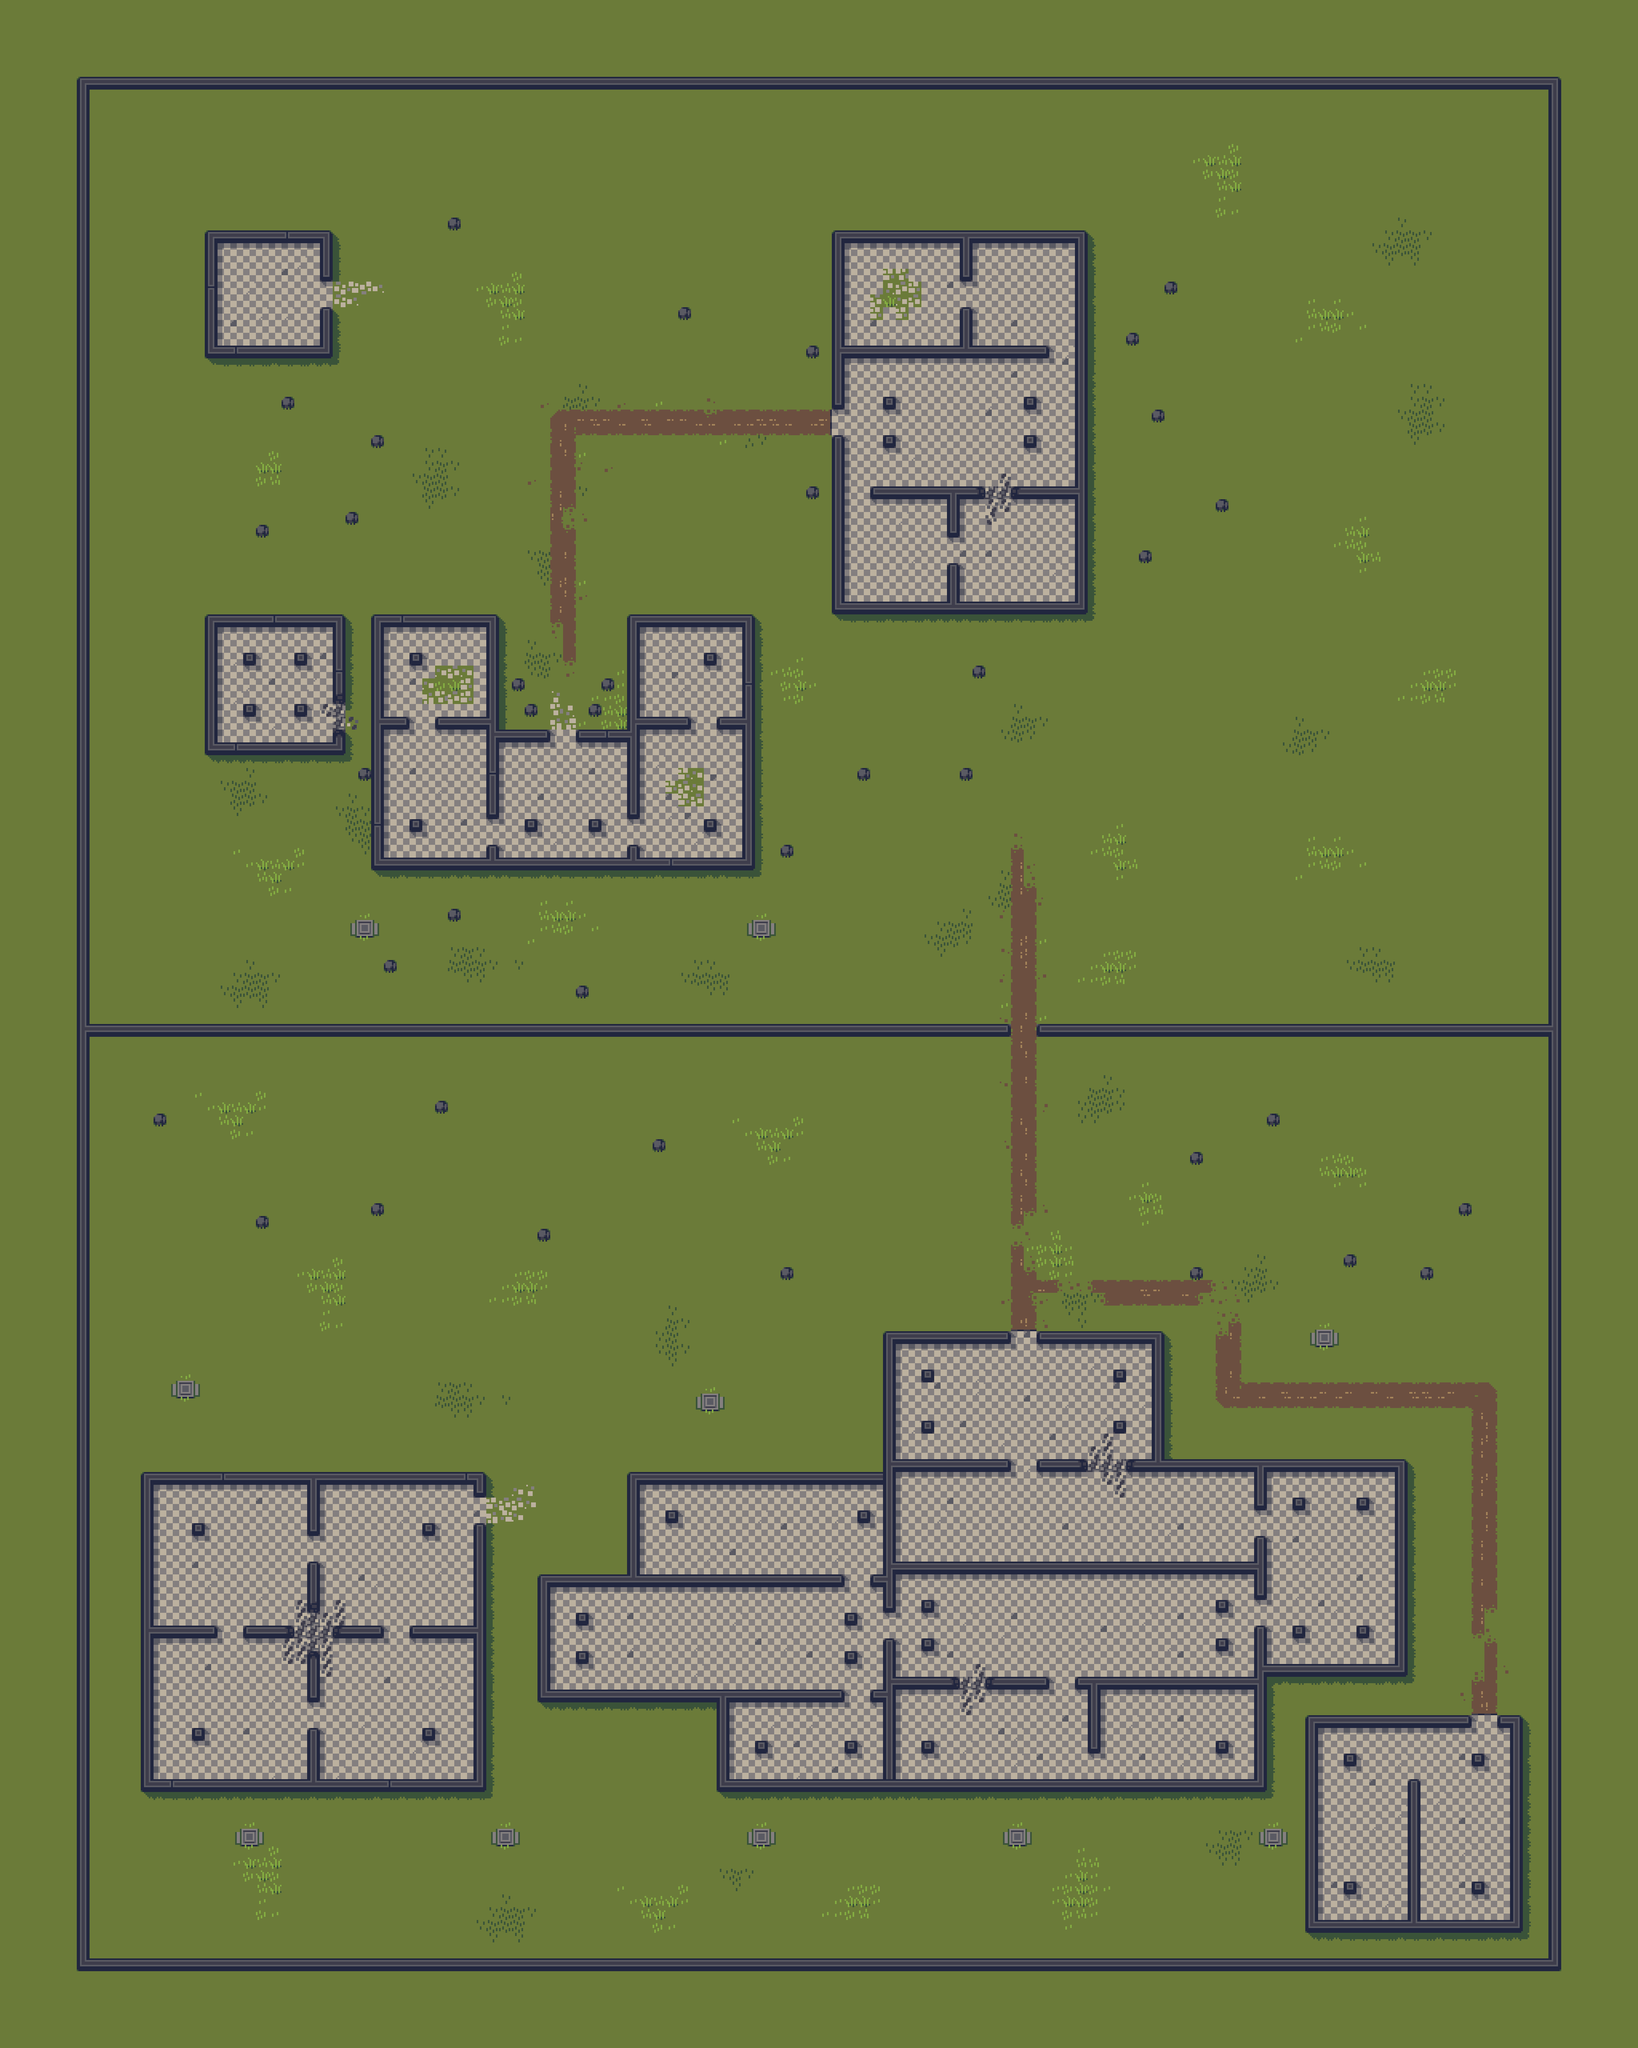

A 2D game scene composited from a Tiled map and its tileset images. What follows is a short description and the map's XML, with each tile layer's data collapsed to a summary:
An orthogonal 128x160 tile map with 32x32 px tiles, 3 tile layers (Grass, Floors, Walls) and 281 objects (179x Wall, 30x A, 22x B, 14x Door, 13x 0, ...).

<map version="1.5" tiledversion="1.7.2" orientation="orthogonal" renderorder="right-down" width="128" height="160" tilewidth="32" tileheight="32" infinite="0" nextlayerid="7" nextobjectid="387">
 <tileset firstgid="1" source="jawbreaker_tiles.tsx" />
 <layer id="3" name="Grass" width="128" height="160">
  <data>[20480 cells, 20480 non-empty, 13 distinct tile ids]</data>
 </layer>
 <layer id="1" name="Floors" width="128" height="160">
  <data>[20480 cells, 4049 non-empty, 40 distinct tile ids]</data>
 </layer>
 <layer id="2" name="Walls" width="128" height="160">
  <data>[20480 cells, 2101 non-empty, 40 distinct tile ids]</data>
 </layer>
 <objectgroup id="4" name="obstacles" locked="1">
  <object id="6" name="Wall" x="512" y="576" width="320" height="32" />
  <object id="8" name="Wall" x="512" y="864" width="320" height="32" />
  <object id="10" name="Wall" x="512" y="608" width="32" height="256" />
  <object id="12" name="Wall" x="800" y="608" width="32" height="96" />
  <object id="13" name="Wall" x="800" y="768" width="32" height="96" />
  <object id="15" name="Wall" x="1120" y="544" width="32" height="32" />
  <object id="16" name="Wall" x="1696" y="768" width="32" height="32" />
  <object id="17" name="Wall" x="2016" y="864" width="32" height="32" />
  <object id="18" name="Wall" x="2080" y="576" width="640" height="32" />
  <object id="19" name="Wall" x="2080" y="608" width="32" height="256" />
  <object id="20" name="Wall" x="2080" y="864" width="544" height="32" />
  <object id="21" name="Wall" x="2400" y="608" width="32" height="96" />
  <object id="22" name="Wall" x="2400" y="768" width="32" height="96" />
  <object id="31" name="Wall" x="2688" y="608" width="32" height="896" />
  <object id="32" name="Wall" x="2080" y="896" width="32" height="128" />
  <object id="33" name="Wall" x="2208" y="992" width="32" height="32" />
  <object id="34" name="Wall" x="2560" y="992" width="32" height="32" />
  <object id="35" name="Wall" x="2208" y="1088" width="32" height="32" />
  <object id="36" name="Wall" x="2560" y="1088" width="32" height="32" />
  <object id="37" name="Wall" x="2080" y="1088" width="32" height="416" />
  <object id="38" name="Wall" x="2176" y="1216" width="288" height="32" />
  <object id="39" name="Wall" x="2528" y="1216" width="160" height="32" />
  <object id="40" name="Wall" x="2368" y="1248" width="32" height="96" />
  <object id="41" name="Wall" x="2368" y="1408" width="32" height="96" />
  <object id="42" name="Wall" x="2080" y="1504" width="640" height="32" />
  <object id="43" name="Wall" x="704" y="992" width="32" height="32" />
  <object id="44" name="Wall" x="928" y="1088" width="32" height="32" />
  <object id="45" name="Wall" x="640" y="1312" width="32" height="32" />
  <object id="46" name="Wall" x="864" y="1280" width="32" height="32" />
  <object id="47" name="Wall" x="512" y="1536" width="352" height="32" />
  <object id="48" name="Wall" x="512" y="1568" width="32" height="288" />
  <object id="49" name="Wall" x="832" y="1568" width="32" height="192" />
  <object id="50" name="Wall" x="832" y="1824" width="32" height="32" />
  <object id="51" name="Wall" x="512" y="1856" width="352" height="32" />
  <object id="54" name="Wall" x="896" y="1920" width="32" height="32" />
  <object id="55" name="Wall" x="2016" y="1216" width="32" height="32" />
  <object id="56" name="Wall" x="2912" y="704" width="32" height="32" />
  <object id="57" name="Wall" x="2816" y="832" width="32" height="32" />
  <object id="58" name="Wall" x="2880" y="1024" width="32" height="32" />
  <object id="59" name="Wall" x="3040" y="1248" width="32" height="32" />
  <object id="60" name="Wall" x="2848" y="1376" width="32" height="32" />
  <object id="61" name="Wall" x="2432" y="1664" width="32" height="32" />
  <object id="62" name="Wall" x="2400" y="1920" width="32" height="32" />
  <object id="63" name="Wall" x="2144" y="1920" width="32" height="32" />
  <object id="64" name="Wall" x="1952" y="2112" width="32" height="32" />
  <object id="65" name="Wall" x="1440" y="2464" width="32" height="32" />
  <object id="66" name="Wall" x="1120" y="2272" width="32" height="32" />
  <object id="67" name="Wall" x="960" y="2400" width="32" height="32" />
  <object id="68" name="Wall" x="608" y="1632" width="32" height="32" />
  <object id="69" name="Wall" x="736" y="1632" width="32" height="32" />
  <object id="70" name="Wall" x="608" y="1760" width="32" height="32" />
  <object id="71" name="Wall" x="736" y="1760" width="32" height="32" />
  <object id="72" name="Wall" x="928" y="1536" width="320" height="32" />
  <object id="74" name="Wall" x="928" y="1568" width="32" height="576" />
  <object id="75" name="Wall" x="960" y="1792" width="64" height="32" />
  <object id="76" name="Wall" x="1088" y="1792" width="128" height="32" />
  <object id="77" name="Wall" x="1216" y="1568" width="32" height="480" />
  <object id="78" name="Wall" x="1248" y="1824" width="128" height="32" />
  <object id="79" name="Wall" x="1440" y="1824" width="128" height="32" />
  <object id="80" name="Wall" x="1568" y="1536" width="320" height="32" />
  <object id="81" name="Wall" x="1568" y="1568" width="32" height="480" />
  <object id="82" name="Wall" x="1600" y="1792" width="128" height="32" />
  <object id="83" name="Wall" x="1792" y="1792" width="64" height="32" />
  <object id="84" name="Wall" x="1856" y="1568" width="32" height="576" />
  <object id="85" name="Wall" x="928" y="2144" width="960" height="32" />
  <object id="86" name="Wall" x="1024" y="2048" width="32" height="32" />
  <object id="87" name="Wall" x="1312" y="2048" width="32" height="32" />
  <object id="88" name="Wall" x="1472" y="2048" width="32" height="32" />
  <object id="89" name="Wall" x="1760" y="2048" width="32" height="32" />
  <object id="90" name="Wall" x="1024" y="1632" width="32" height="32" />
  <object id="91" name="Wall" x="1760" y="1632" width="32" height="32" />
  <object id="92" name="Wall" x="1280" y="1696" width="32" height="32" />
  <object id="93" name="Wall" x="1312" y="1760" width="32" height="32" />
  <object id="94" name="Wall" x="1472" y="1760" width="32" height="32" />
  <object id="95" name="Wall" x="1504" y="1696" width="32" height="32" />
  <object id="97" name="Wall" x="1216" y="2112" width="32" height="32" />
  <object id="98" name="Wall" x="1568" y="2112" width="32" height="32" />
  <object id="100" name="Door" x="2080" y="1024" width="32" height="64" />
  <object id="102" name="Door" x="2624" y="864" width="64" height="32" />
  <object id="103" name="Door" x="1376" y="1824" width="64" height="32" />
  <object id="108" name="Door" x="1216" y="2048" width="32" height="64" />
  <object id="109" name="Door" x="1568" y="2048" width="32" height="64" />
  <object id="116" name="Wall" x="224" y="192" width="3648" height="32" />
  <object id="118" name="Wall" x="224" y="4896" width="3648" height="32" />
  <object id="119" name="Wall" x="192" y="192" width="32" height="4736" />
  <object id="120" name="Wall" x="3872" y="192" width="32" height="4736" />
  <object id="122" name="Wall" x="2592" y="2560" width="1280" height="32" />
  <object id="123" name="Wall" x="224" y="2560" width="2304" height="32" />
  <object id="124" name="Door" type="area b" x="2528" y="2560" width="64" height="32" />
  <object id="125" name="Wall" x="384" y="2784" width="32" height="32" />
  <object id="126" name="Wall" x="640" y="3040" width="32" height="32" />
  <object id="127" name="Wall" x="928" y="3008" width="32" height="32" />
  <object id="128" name="Wall" x="1088" y="2752" width="32" height="32" />
  <object id="129" name="Wall" x="1344" y="3072" width="32" height="32" />
  </objectgroup>
 <objectgroup id="5" name="Enemy spawns">
  <!-- 83 objects omitted --></objectgroup>
 <objectgroup id="6" name="Chests">
  <!-- 31 objects omitted --></objectgroup>
</map>
<!-- 187 of 281 objects omitted -->
